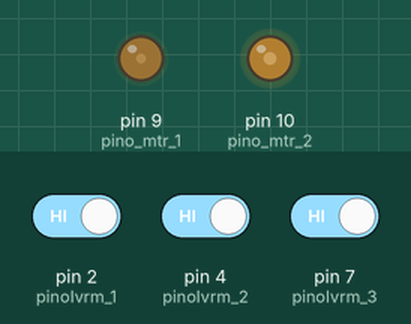
Bench run of a sketch on a simulated Arduino Uno, built with avr-gcc and run on an emulated ATmega328P. Parts: output pins drawn as LEDs (lit = HIGH). Inputs (shaded band) come from the test bench; at power-on: pin 4 (pinoIvrm_2) HIGH, pin 2 (pinoIvrm_1) HIGH, pin 7 (pinoIvrm_3) HIGH. Random numbers use the default seed unless the sketch sets one.

Above: at 1.2 s.
1.3 s: pin 4 (pinoIvrm_2) driven LOW
3.6 s: pin 2 (pinoIvrm_1) driven LOW
At 4.9 s:
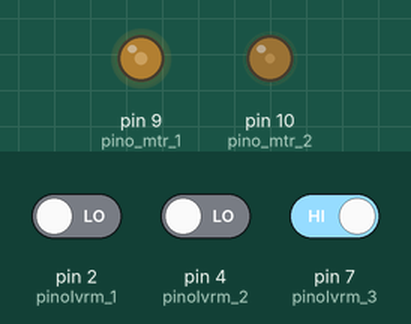
5.2 s: pin 7 (pinoIvrm_3) driven LOW
At 5.75 s:
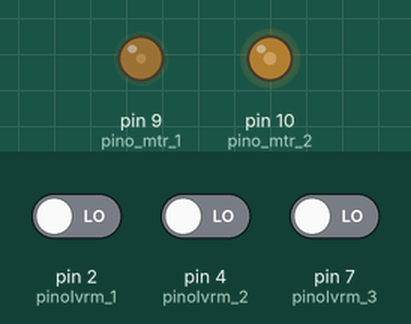
8.2 s: pin 7 (pinoIvrm_3) driven HIGH
At 9.4 s:
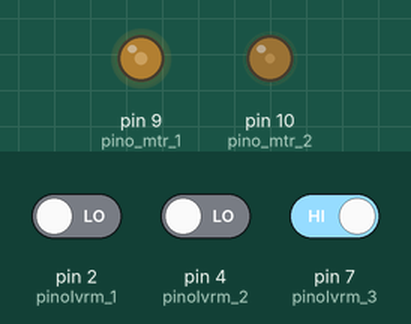
9.7 s: pin 2 (pinoIvrm_1) driven HIGH
Timing chart, 0 to 9.8 s (numbered marks = the images above; inputs shaded):
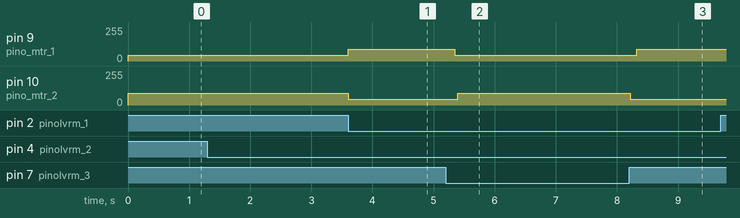

Measured:
- after the input at 3.6 s, pin 9 (pino_mtr_1): 44/255 → 88/255 at once; pin 10 (pino_mtr_2): 88/255 → 44/255 at once
- after the input at 5.2 s, pin 9 (pino_mtr_1): 88/255 → 44/255 after 0.15 s; pin 10 (pino_mtr_2): 44/255 → 88/255 after 0.19 s
- after the input at 8.2 s, pin 9 (pino_mtr_1): 44/255 → 88/255 after 0.12 s; pin 10 (pino_mtr_2): 88/255 → 44/255 at once

The sketch:

qlearning_robot.ino
```cpp
// Ver https://en.wikipedia.org/wiki/Q-learning

#define numEstados 32
#define numAcoes 4

// Numeros de pinos a serem ajustados:
const int pinoIvrm_1 = 2;
const int pinoIvrm_2 = 4;
const int pinoIvrm_3 = 7;
const int pino_mtr_1 = 9;
const int pino_mtr_2 = 10;
int estado = 0, estadoAnterior, estIvrm_1, estIvrm_2, estIvrm_3, mtr_1 = 0,
  mtr_2 = 0;
// Essas velocidades de PWM devem ser ajustadas:
int velocidade_0 = 44;
int velocidade_1 = 88;
float alfa = 1.0; // Valor inicial, a ser ajustado aqui.
const float alfaFinal = 0.5; // Valor final, a ser ajustado aqui.
const float fatorQuedaAlfa = 0.9; // A ser ajustado.
float gama = 0.5; // Valor inicial, a ser ajustado aqui.
const float gamaFinal = 0.8; // Valor final, a ser ajustado aqui.
const float fatorAumentoGama = 1.1; // A ser ajustado.
float alfaTmp, gamaTmp;
bool alfaMudando, gamaMudando;
float Q[ numEstados ][ numAcoes ];
float recompensa[ numEstados ];
int quantoEsperaParaSortearAcao = 33;
int contaParaSorteiosAcao = 1;
int acao = 0;

void setup() {
  pinMode( pinoIvrm_1, INPUT );
  pinMode( pinoIvrm_2, INPUT );
  pinMode( pinoIvrm_3, INPUT );
  pinMode( pino_mtr_1, OUTPUT );
  pinMode( pino_mtr_2, OUTPUT );
  // Iniciação de Q:
  for( int indEstado = 0; indEstado < numEstados; indEstado++ ) {
    for( int indAcao = 0; indAcao < numAcoes; indAcao++ ) {
      Q[ indEstado ][ indAcao ] = 0.0;
    }
  }
  // É medido o estado inicial do conjunto de sensores:
  if( digitalRead( pinoIvrm_1 ) == LOW ) estIvrm_1 = 0;
  else                                   estIvrm_1 = 1;
  if( digitalRead( pinoIvrm_2 ) == LOW ) estIvrm_2 = 0;
  else                                   estIvrm_2 = 1;
  if( digitalRead( pinoIvrm_3 ) == LOW ) estIvrm_3 = 0;
  else                                   estIvrm_3 = 1;
  mtr_1 = mtr_2 = 0;
  analogWrite( pino_mtr_1, velocidade_0 );
  analogWrite( pino_mtr_2, velocidade_0 );
  estadoAnterior = 2 * ( 2 * ( 2 * ( 2 * estIvrm_1 + estIvrm_2 ) + estIvrm_3 )
			 + mtr_1 ) + mtr_2;
  // O valor da recompensa depende do estado resultante da ação.
  // A seguir, o valor do índice é o número do estado resultante.
  recompensa[ 0 ] = -6;
  recompensa[ 1 ] = -5;
  recompensa[ 2 ] = -5;
  recompensa[ 3 ] = -8;
  recompensa[ 4 ] = -8;
  recompensa[ 5 ] = -10;
  recompensa[ 6 ] = 8;
  recompensa[ 7 ] = -8;
  recompensa[ 8 ] = 9;
  recompensa[ 9 ] = -5;
  recompensa[ 10 ] = -5;
  recompensa[ 11 ] = 10;
  recompensa[ 12 ] = 0;
  recompensa[ 13 ] = -8;
  recompensa[ 14 ] = -2;
  recompensa[ 15 ] = -5;
  recompensa[ 16 ] = -8;
  recompensa[ 17 ] = 8;
  recompensa[ 18 ] = -10;
  recompensa[ 19 ] = -8;
  recompensa[ 20 ] = 0;
  recompensa[ 21 ] = 2;
  recompensa[ 22 ] = 2;
  recompensa[ 23 ] = -5;
  recompensa[ 24 ] = 0;
  recompensa[ 25 ] = -2;
  recompensa[ 26 ] = -8;
  recompensa[ 27 ] = -5;
  recompensa[ 28 ] = -8;
  recompensa[ 29 ] = 3;
  recompensa[ 30 ] = 3;
  recompensa[ 31 ] = -10;
  if( alfa > alfaFinal ) alfaMudando = true;
  else                   alfaMudando = false;
  if( gama < gamaFinal ) gamaMudando = true;
  else                   gamaMudando = false;
}

void loop() {
  // Escolhe a ação sobre motores.
  // Caso em que sorteia:
  if( contaParaSorteiosAcao == quantoEsperaParaSortearAcao ) {
    acao = random( 0, numAcoes );
    contaParaSorteiosAcao = 1;
  }
  // Caso em que escolhe a melhor na tabela Q:
  else {
    float maxQNoEstado = Q[ estadoAnterior ][ 0 ];
    int indAcaoMax = 0;
    for( int indAcao = 1; indAcao < numAcoes; indAcao++ ) {
      if( Q[ estadoAnterior ][ indAcao ] > maxQNoEstado ) {
	maxQNoEstado = Q[ estadoAnterior ][ indAcao ];
	indAcaoMax = indAcao;
      }
    }
    acao = indAcaoMax;
    contaParaSorteiosAcao++;
  }
  // Traduz o número da ação para ações sobre motores:
  if( acao > 1 ) mtr_1 = 1;
  else           mtr_1 = 0;
  if( acao % 2 ) mtr_2 = 1;
  else           mtr_2 = 0;
  if( mtr_1 == 0 ) analogWrite( pino_mtr_1, velocidade_0 );
  else             analogWrite( pino_mtr_1, velocidade_1 );
  if( mtr_2 == 0 ) analogWrite( pino_mtr_2, velocidade_0 );
  else             analogWrite( pino_mtr_2, velocidade_1 );
  estIvrm_1 = digitalRead( pinoIvrm_1 );
  estIvrm_2 = digitalRead( pinoIvrm_2 );
  estIvrm_3 = digitalRead( pinoIvrm_3 );
  int estadoNovo = 2 * ( 2 * ( 2 * ( 2 * estIvrm_1 + estIvrm_2 ) + estIvrm_3 )
			 + mtr_1 ) + mtr_2;
  float maxQnovo = Q[ estadoNovo ][ 0 ];
  for( int indAcao = 1; indAcao < numAcoes; indAcao++ ) {
    if( Q[ estadoNovo ][ indAcao ] > maxQnovo ) {
      maxQnovo = Q[ estadoNovo ][ indAcao ];
    }
  }
  Q[ estadoAnterior ][ acao ] =
    ( 1 - alfa ) * Q[ estadoAnterior ][ acao ] +
    alfa * ( recompensa[ estadoNovo ] + gama * maxQnovo );
  estadoAnterior = estadoNovo;
  if( alfaMudando ) {
    alfaTmp = alfa * fatorQuedaAlfa;
    if( alfaTmp > alfaFinal ) {
      alfa = alfaTmp;
    }
    else {
      alfa = alfaFinal;
      alfaMudando = false;
    }
  }
  if( gamaMudando ) {
    gamaTmp = gama * fatorAumentoGama;
    if( gamaTmp < gamaFinal ) {
      gama = gamaTmp;
    }
    else {
      gama = gamaFinal;
      gamaMudando = false;
    }
  }
}
```
